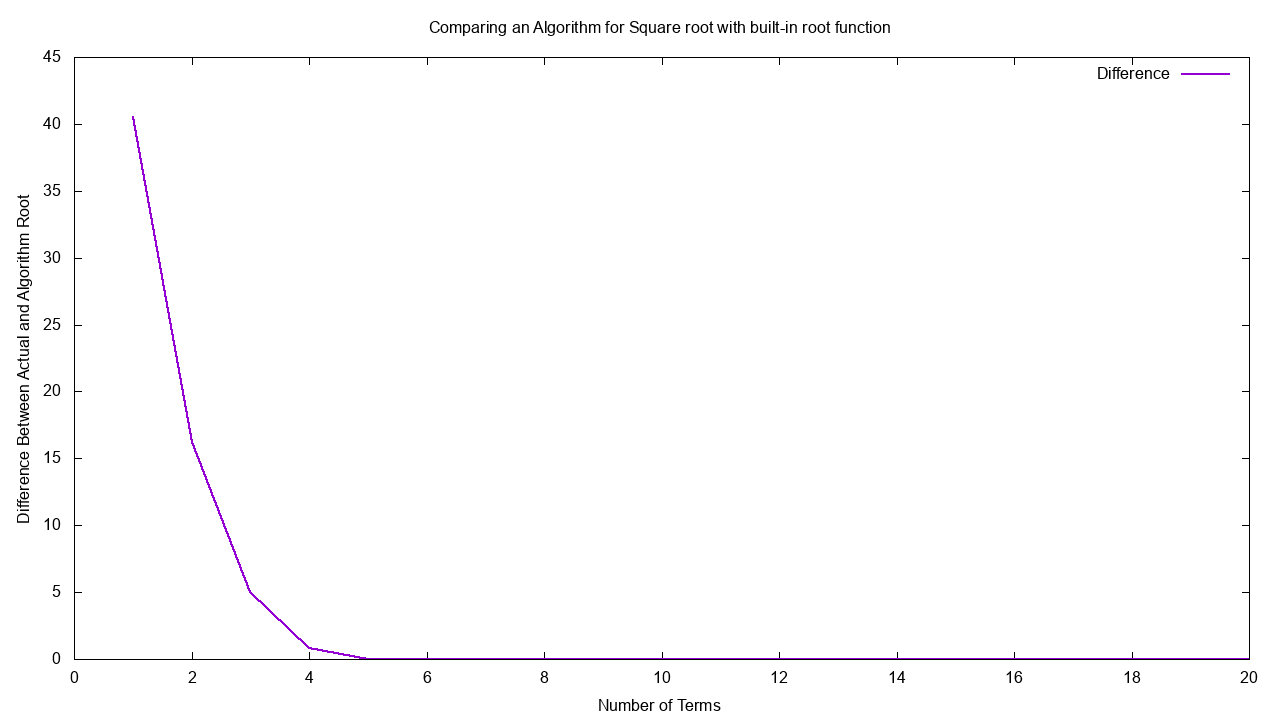

Reproduce this figure in gnuplot.
set xlabel "Number of Terms"
set ylabel "Difference Between Actual and Algorithm Root"
set title "Comparing an Algorithm for Square root with built-in root function"


set terminal png size 1280,720
set output "Function7.png"
plot "Function7.dat" u 1:(column("Difference")) w l lw 2

set terminal wxt background '#00222222'
plot "Function7.dat" u 1:(column("Difference")) w l lw 2
